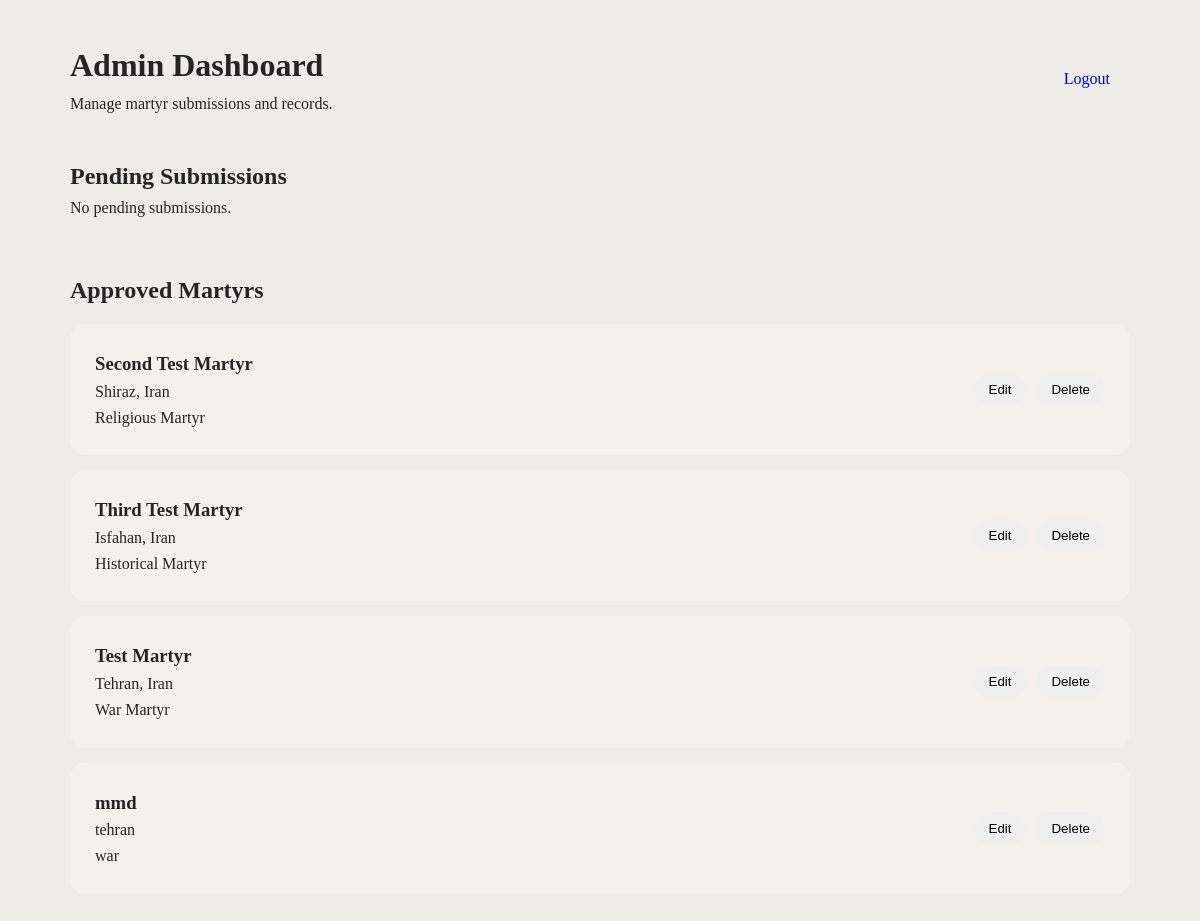
The app's page /admin/dashboard (signed in) with its own data.
### app.py (models this page shows)
class Martyr(db.Model):
    id = db.Column(db.Integer, primary_key=True)
    name = db.Column(db.String(200), nullable=False)
    birthplace = db.Column(db.String(200))
    category = db.Column(db.String(100))
    birth_date = db.Column(db.String(50))
    death_date = db.Column(db.String(50))
    short_biography = db.Column(db.Text)
    biography = db.Column(db.Text)
    image = db.Column(db.String(300))
    submitted_by = db.Column(db.String(200))
    status = db.Column(
        db.String(20),
        default="pending",
        nullable=False
    )

### app.py (the view)
@app.route("/admin/dashboard")
def admin_dashboard():
    if not session.get("admin_logged_in"):
        return redirect(url_for("admin_login"))
    pending_martyrs = Martyr.query.filter_by(
        status="pending"
    ).all()
    approved_martyrs = Martyr.query.filter_by(
        status="approved"
    ).all()
    return render_template(
        "admin_dashboard.html",
        pending_martyrs=pending_martyrs,
        approved_martyrs=approved_martyrs
    )

### templates/admin_dashboard.html (shortened to what this page needs)
<!doctype html>
<html lang="en">
  <head>
    <link
      rel="stylesheet"
      href="{{ url_for('static', filename='css/style.css') }}"
    />
  </head>
  <body>
    <div class="admin-dashboard">
      <div class="admin-header">
        <div>
          <h1>Admin Dashboard</h1>
          <p>Manage martyr submissions and records.</p>
        </div>
        <a href="/admin/logout"> Logout </a>
      </div>
      <section class="admin-section">
        <h2>Pending Submissions</h2>
        {% if pending_martyrs %} {% for martyr in pending_martyrs %}
        <div class="admin-martyr-card">
          <div>
            <h3>{{ martyr.name }}</h3>
            <p>
              <strong>Birthplace:</strong>
              {{ martyr.birthplace }}
            </p>
            <p>
              <strong>Category:</strong>
              {{ martyr.category }}
            </p>
            <p>
              <strong>Submitted by:</strong>
              {{ martyr.submitted_by }}
            </p>
          </div>
          <div class="admin-actions">
            <a href="/admin/edit/{{ martyr.id }}"> Edit </a>
            <form action="/admin/approve/{{ martyr.id }}" method="POST">
              <button type="submit">Approve</button>
            </form>
            <form action="/admin/reject/{{ martyr.id }}" method="POST">
              <button type="submit">Reject</button>
            </form>
          </div>
        </div>
        {% endfor %} {% else %}
        <p>No pending submissions.</p>
        {% endif %}
      </section>
      <section class="admin-section">
        <h2>Approved Martyrs</h2>
        {% if approved_martyrs %} {% for martyr in approved_martyrs %}
        <div class="admin-martyr-card">
          <div>
            <h3>{{ martyr.name }}</h3>
            <p>{{ martyr.birthplace }}</p>
            <p>{{ martyr.category }}</p>
          </div>
          <div class="admin-actions">
            <button>Edit</button>
            <button>Delete</button>
          </div>
        </div>
        {% endfor %} {% else %}
        <p>No approved martyrs yet.</p>
        {% endif %}
      </section>
    </div>
  </body>
</html>

### static/css/style.css (style rules this page uses)
* { margin: 0; padding: 0; box-sizing: border-box; }
body { font-family: Georgia, "Times New Roman", serif; background: #eeece7; color: #242522; line-height: 1.6; }
.admin-dashboard { max-width: 1100px; margin: 0 auto; padding: 40px 20px; }
.admin-header { display: flex; justify-content: space-between; align-items: center; margin-bottom: 40px; }
.admin-header a { padding: 10px 20px; border-radius: 20px; text-decoration: none; }
.admin-section { margin-bottom: 50px; }
.admin-martyr-card { display: flex; justify-content: space-between; align-items: center; gap: 30px; padding: 25px; margin-top: 15px; background: #f4f1eb; border-radius: 15px; }
.admin-actions { display: flex; gap: 10px; flex-shrink: 0; }
.admin-actions button { padding: 9px 15px; border: none; border-radius: 20px; cursor: pointer; }

### records on screen
Martyr: name "Second Test Martyr", birthplace "Shiraz, Iran", category "Religious Martyr"
Martyr: name "Third Test Martyr", birthplace "Isfahan, Iran", category "Historical Martyr"
Martyr: name "Test Martyr", birthplace "Tehran, Iran", category "War Martyr"
Martyr: name "mmd", birthplace "tehran", category "war"
